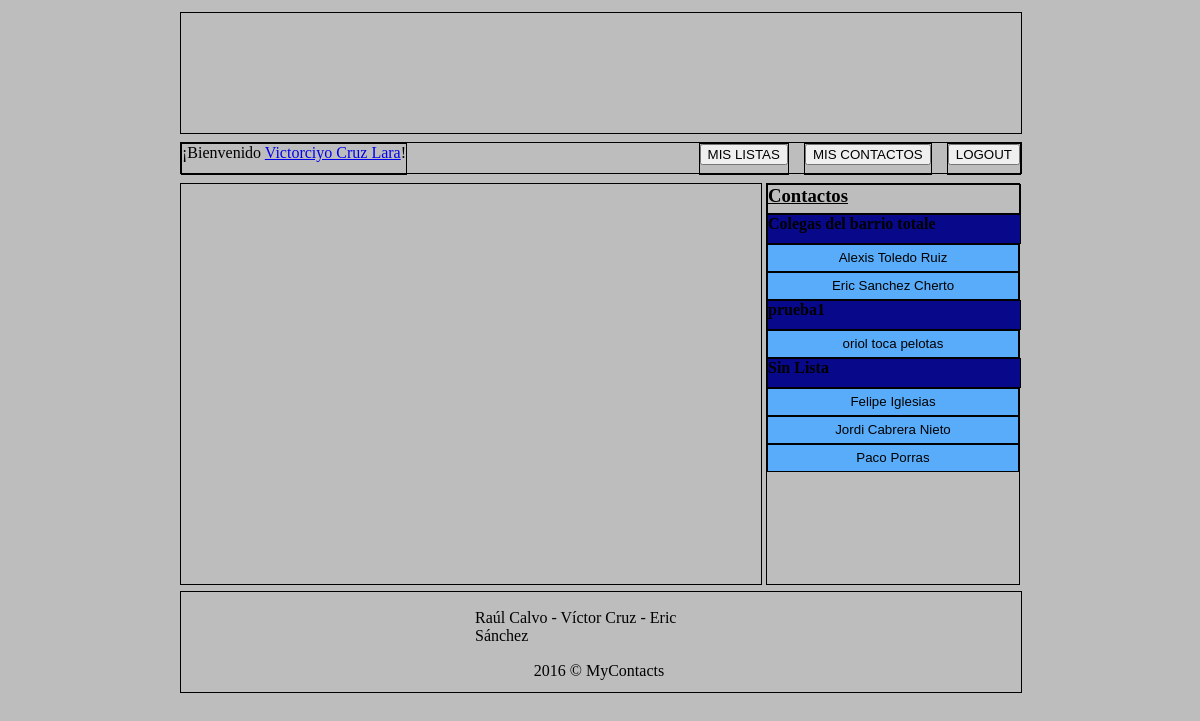
The app's page /principal.php (signed in) with its own data.
### tables this page shows
CREATE TABLE IF NOT EXISTS `lista` (
`id_lista` int(11) NOT NULL,
  `id_usuario` int(11) DEFAULT NULL,
  `nombre_lista` varchar(30) DEFAULT NULL,
  `descripcion_lista` text
);

CREATE TABLE IF NOT EXISTS `contacto` (
`id_contacto` int(11) NOT NULL,
  `nombre_contacto` varchar(20) DEFAULT NULL,
  `apellidos_contacto` varchar(40) DEFAULT NULL,
  `id_ubicacion` int(11) DEFAULT NULL,
  `id_lista` int(11) DEFAULT NULL
);

### principal.php (the view, shortened to what this page needs)
<?php
  include("conexion.php");
?>
<!DOCTYPE html>
<html>
	<head>
		<link rel="stylesheet" type="text/css" href="style.css">
	</head>
	<body onload="load()" onunload="GUnload()">
		<header>
		</header>
    <section id="menu">
      <article id="bienvenida">
        <span>¡Bienvenido <?php echo utf8_encode("<a href='modificarperfil.php?id_usuario=$_SESSION[id]'>$_SESSION[nombre] $_SESSION[apellidos]</a>") ?>!</span>
      </article>
      <article id="btnlogout">
        <button><a href="logout.php">LOGOUT</a></button>
      </article>
     <article id="btncontactos">
        <button><a href="gestionarcontactos.php">MIS CONTACTOS</a></button>
</article>
      <article id="btnlista">
        <button><a href="gestionarlistas.php">MIS LISTAS</a></button>
      </article>
    </section>
    <section id="contenido">
      <div id="mapa"></div>
      <article id="contactos">
        <h3><u>Contactos</u></h3>
        <?php
          $sql="SELECT * FROM lista WHERE lista.id_usuario='$_SESSION[id]' OR lista.id_usuario IS NULL ";
          $datos=mysqli_query($con,$sql);
          if(mysqli_num_rows($datos)){
            while($lista=mysqli_fetch_array($datos)){
              echo "<h4>".$lista['nombre_lista']."</h4>";
              $sql2="SELECT *
                FROM contacto
                  INNER JOIN lista ON lista.id_lista=contacto.id_lista
                  INNER JOIN ubicacion ON ubicacion.id_ubicacion=contacto.id_ubicacion
                WHERE lista.id_lista=$lista[id_lista]";
              $datos2=mysqli_query($con,$sql2);
              if(mysqli_num_rows($datos2)){
                while($contacto=mysqli_fetch_array($datos2)){
                  echo "<button>".utf8_encode($contacto['nombre_contacto'])." ".utf8_encode($contacto['apellidos_contacto'])."</button>";
                }
              }
            }
          }
        ?>
      </article>
    </section>
    <footer id="piepagina">
      <p id="componentes">Raúl Calvo - Víctor Cruz - Eric Sánchez</p>
      <p id="copyright">2016 &copy; MyContacts</p>
    </footer>
	</body>
</html>

### style.css (style rules this page uses)
body { margin: 1% 15% 0 15%; background-color: #BDBDBD; }
header { border: 1px black solid; background-image: url("imagenes/header.png"); width: 100%; height: 120px; }
#menu { border: 1px black solid; width: 100%; height: 30px; margin: 1% 0 0 0; }
#bienvenida { float: left; border: 1px black solid; height: 100%; }
#btncontactos { height: 100%; float: right; margin-right: 15px; border: 1px black solid; }
#btnlista { height: 100%; float: right; margin-right: 15px; border: 1px black solid; }
#btnlogout { height: 100%; float: right; border: 1px black solid; }
#btncontactos a { text-decoration: none; color: black; }
#btnlogout a { text-decoration: none; color: black; }
#btnlista a { text-decoration: none; color: black; }
#contenido { width: 100%; height: 400px; margin: 1% 0 0 0; }
#mapa { border: 1px black solid; width: 69%; height: 400px; float: left; display: block; }
#contactos { border: 1px black solid; width: 30%; height: 400px; float: right; display: block; }
#contactos button, #contactos h3, #contactos h4 { width: 100%; height: 7%; border: 1px black solid; margin: 0 0 0 0; }
#contactos button { background-color: #58ACFA; }
#contactos h4 { background-color: #08088A; }
#piepagina { border: 1px black solid; width: 100%; height: 100px; margin: 1% 0 1% 0; }
#componentes { margin: 2% 35% 0 35%; }
#copyright { margin: 2% 42% 0 42%; }

### records on screen
lista: nombre_lista "Colegas del barrio totale"
contacto: nombre_contacto "Alexis", apellidos_contacto "Toledo Ruiz"
contacto: nombre_contacto "Eric", apellidos_contacto "Sanchez Cherto"
lista: nombre_lista "prueba1"
contacto: nombre_contacto "oriol", apellidos_contacto "toca pelotas"
lista: nombre_lista "Sin Lista"
contacto: nombre_contacto "Felipe", apellidos_contacto "Iglesias"
contacto: nombre_contacto "Jordi", apellidos_contacto "Cabrera Nieto"
contacto: nombre_contacto "Paco", apellidos_contacto "Porras"
